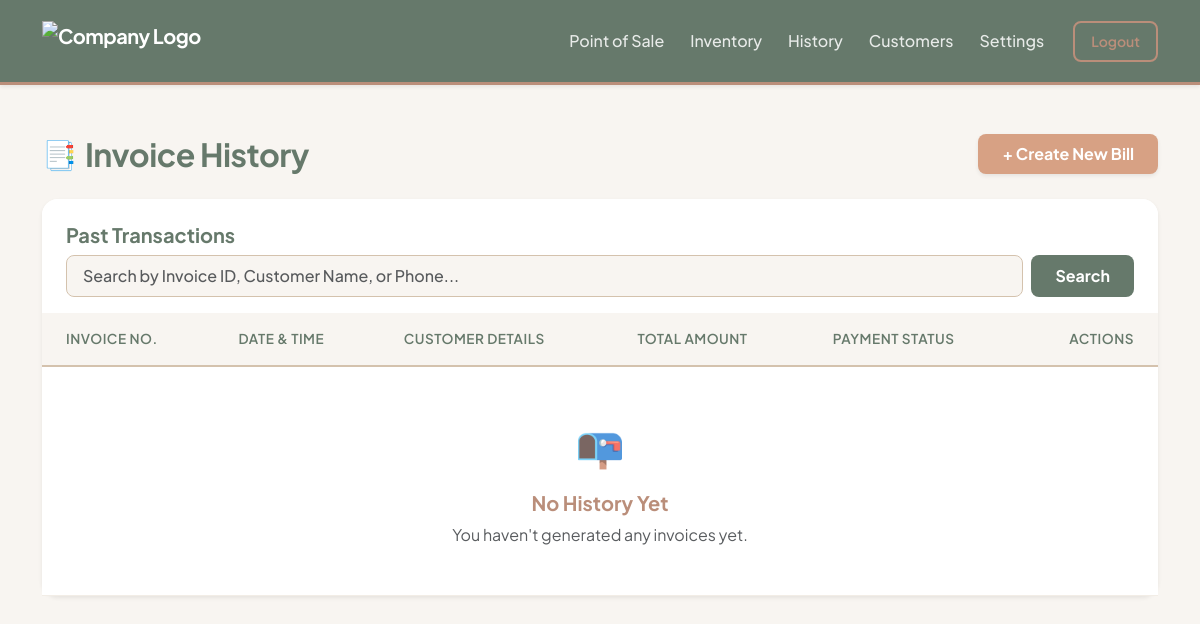
The page /billing/history (signed in) on the database as committed earlier.
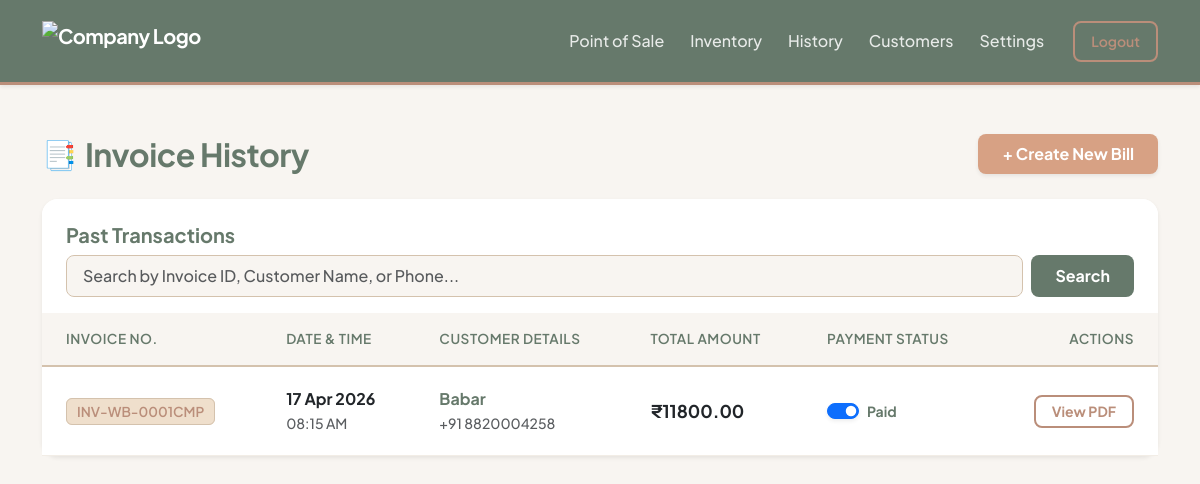
The same page on the database as committed later.
### core/models.py (models this page shows)
class Invoice(db.Model):
    __tablename__ = 'invoices'
    id = db.Column(db.Integer, primary_key=True)
    company_id = db.Column(db.Integer, db.ForeignKey('companies.id'), nullable=False) # ISOLATION
    invoice_number = db.Column(db.String(50), unique=True, nullable=False)
    customer_id = db.Column(db.Integer, db.ForeignKey('customers.id'), nullable=False)
    subtotal = db.Column(db.Float, nullable=False)
    discount_type = db.Column(db.String(10))
    discount_value = db.Column(db.Float, default=0.0)
    total_tax = db.Column(db.Float, nullable=False)
    grand_total = db.Column(db.Float, nullable=False)
    is_paid = db.Column(db.Boolean, default=False)
    split_gst = db.Column(db.Boolean, default=True)
    created_at = db.Column(db.DateTime, default=datetime.utcnow)
    items = db.relationship('InvoiceItem', backref='invoice', lazy=True)

class Customer(db.Model):
    __tablename__ = 'customers'
    id = db.Column(db.Integer, primary_key=True)
    company_id = db.Column(db.Integer, db.ForeignKey('companies.id'), nullable=False) # ISOLATION
    name = db.Column(db.String(100), nullable=False)
    phone_number = db.Column(db.String(15), nullable=False) # Removed unique=True so diff companies can have same customer
    created_at = db.Column(db.DateTime, default=datetime.utcnow)
    invoices = db.relationship('Invoice', backref='customer', lazy=True)

### core/billing/routes.py (the view, shortened to what this page needs)
@billing_bp.route('/history')
def history():
    company_id = session.get('company_id')
    if not company_id:
        flash("Please log in to view history.", "warning")
        return redirect(url_for('auth.login'))
    page = request.args.get('page', 1, type=int)
    search_query = request.args.get('search', '').strip()
    query = Invoice.query.join(Customer).filter(Invoice.company_id == company_id)
    pagination = query.order_by(Invoice.created_at.desc()).paginate(page=page, per_page=10)
    return render_template(
        'billing/history.html',
        pagination=pagination,
        search_query=search_query
    )

### core/templates/billing/history.html (shortened to what this page needs)
{% extends "base.html" %}
{% block content %}
<div class="row mt-4 mb-4">
    <div class="col-12 d-flex justify-content-between align-items-center">
        <div class="d-flex align-items-center">
            <span class="fs-3 me-2 text-taupe">📑</span>
            <h2 class="history-header mb-0">Invoice History</h2>
        </div>
        <a href="/billing" class="btn btn-terracotta fw-bold px-4 py-2 shadow-sm">+ Create New Bill</a>
    </div>
</div>
<div class="card card-glass border-0 shadow-sm">
    <div class="card-header bg-white border-0 pt-4 pb-3 px-4 rounded-top-4 d-flex justify-content-between align-items-center flex-wrap gap-2">
        <h5 class="mb-0 text-sage fw-bold">Past Transactions</h5>
        <form method="GET" action="/billing/history" class="search-wrapper-history w-100 w-md-75 w-lg-50">
            <input type="text" name="search" class="form-control search-input-custom flex-grow-1"
                   placeholder="Search by Invoice ID, Customer Name, or Phone..."
                   value="{{ search_query or '' }}">
            <button type="submit" class="btn btn-sage px-4 fw-bold rounded-3">Search</button>
        </form>
    </div>
    <div class="card-body p-0">
        <div class="table-responsive">
            <table class="table table-history">
                <thead>
                    <tr>
                        <th>Invoice No.</th>
                        <th>Date & Time</th>
                        <th>Customer Details</th>
                        <th>Total Amount</th>
                        <th>Payment Status</th>
                        <th class="text-end">Actions</th>
                    </tr>
                </thead>
                <tbody>
                    {% for inv in pagination.items %}
                    <tr>
                        <td>
                            <span class="inv-badge">{{ inv.invoice_number }}</span>
                        </td>
                        <td>
                            <div class="fw-bold text-dark">{{ inv.created_at.strftime('%d %b %Y') }}</div>
                            <small class="text-muted fw-medium">{{ inv.created_at.strftime('%I:%M %p') }}</small>
                        </td>
                        <td>
                            <strong style="color: var(--color-sage);">{{ inv.customer.name }}</strong><br>
                            <small class="text-muted fw-medium">+91 {{ inv.customer.phone_number }}</small>
                        </td>
                        <td class="amount-text">
                            ₹{{ "%.2f"|format(inv.grand_total) }}
                        </td>
                        <td>
                            <div class="form-check form-switch m-0 d-flex align-items-center">
                                <input class="form-check-input payment-toggle shadow-sm mt-0" type="checkbox" data-id="{{ inv.id }}" {% if inv.is_paid %}checked{% endif %} style="cursor: pointer;">
                                <label class="form-check-label ms-2 small fw-bold">
                                    {% if inv.is_paid %}
                                        <span class="text-sage">Paid</span>
                                    {% else %}
                                        <span class="text-terracotta">Pending</span>
                                    {% endif %}
                                </label>
                            </div>
                        </td>
                        <td class="text-end">
                            <a href="/billing/invoice/{{ inv.id }}" class="btn btn-sm btn-outline-taupe px-3 fw-bold rounded-3">View PDF</a>
                        </td>
                    </tr>
                    {% else %}
                    <tr>
                        <td colspan="6" class="text-center py-5 text-muted">
                            <div class="fs-1 mb-3">📭</div>
                            {% if search_query %}
                                <h5 class="fw-bold text-taupe">No Invoices Found</h5>
                                <p class="mb-0">Try adjusting your search terms.</p>
                            {% else %}
                                <h5 class="fw-bold text-taupe">No History Yet</h5>
                                <p class="mb-0">You haven't generated any invoices yet.</p>
                            {% endif %}
                        </td>
                    </tr>
                    {% endfor %}
                </tbody>
            </table>
        </div>
    </div>
</div>
{% endblock %}

### core/templates/base.html (shortened to what this page needs)
<!DOCTYPE html>
<html lang="en">
<head>
    <link href="https://cdn.jsdelivr.net/npm/bootstrap@5.3.0/dist/css/bootstrap.min.css" rel="stylesheet">
</head>
<body>
    <nav class="navbar navbar-expand-lg navbar-custom shadow-sm">
        <div class="container">
            {% if session.get('company_name') %}
            <a class="navbar-brand d-flex align-items-center" href="/billing/dashboard">
                {% if session.get('company_logo') %}
                <img src="{{ url_for('static', filename=session.get('company_logo')) }}" alt="Company Logo" height="40"
                    style="object-fit: contain; max-width: 180px;">
                {% else %}
                <span style="color: var(--color-terracotta);" class="me-2">🏢</span> {{ session.get('company_name') }}
                Workspace
                {% endif %}
            </a>
            {% elif session.get('is_developer') %}
            <a class="navbar-brand" href="/developer/dashboard">
                <span style="color: var(--color-sand);" class="me-2">⚙️</span> SuperAdmin Portal
            </a>
            {% else %}
            <a class="navbar-brand" href="/">
                <span style="color: var(--color-cream);" class="me-2">SaaS</span> Billing Platform
            </a>
            {% endif %}
            <div class="collapse navbar-collapse" id="navbarNav">
                <ul class="navbar-nav ms-auto align-items-center">
                    {% if session.get('company_id') %}
                    <li class="nav-item">
                        <a class="nav-link" href="/billing">Point of Sale</a>
                    </li>
                    <li class="nav-item">
                        <a class="nav-link" href="/inventory/add-product">Inventory</a>
                    </li>
                    <li class="nav-item">
                        <a class="nav-link" href="/billing/history">History</a>
                    </li>
                    <li class="nav-item">
                        <a class="nav-link" href="/billing/customers">Customers</a>
                    </li>
                    <li class="nav-item">
                        <a class="nav-link" href="/settings/">Settings</a>
                    </li>
                    <li class="nav-item ms-3">
                        <a class="btn btn-outline-taupe btn-sm px-3 py-2" href="/auth/logout">Logout</a>
                    </li>
                    {% endif %}
                </ul>
            </div>
        </div>
    </nav>
    <div class="container pb-5 mt-5">
        {% block content %}
        {% endblock %}
    </div>
</body>
</html>

### core/templates/base.html (style rules this page uses)
:root { --color-sand: #D4C2AD; --color-terracotta: #D7A184; --color-cream: #EFDFCC; --color-taupe: #BA8E7A; --color-sage: #66796B; --text-dark: #2C3530; --shadow-soft: 0 10px 30px rgba(102, 121, 107, 0.08); --shadow-hover: 0 15px 35px rgba(102, 121, 107, 0.15); }
body { background-color: #F8F5F1; font-family: 'Plus Jakarta Sans', sans-serif; color: var(--text-dark); -webkit-font-smoothing: antialiased; }
.navbar-custom { background-color: var(--color-sage) !important; padding: 1rem 0; border-bottom: 3px solid var(--color-taupe); }
.navbar-custom .navbar-brand { font-weight: 700; letter-spacing: -0.5px; color: #ffffff; }
.navbar-custom .nav-link { font-weight: 500; color: rgba(255, 255, 255, 0.85) !important; transition: all 0.2s ease; margin: 0 5px; }
.card-glass { background: #ffffff; border: 1px solid rgba(212, 194, 173, 0.3); border-radius: 16px; box-shadow: var(--shadow-soft); transition: box-shadow 0.3s ease; }
.btn-sage { background-color: var(--color-sage); color: white; border: none; font-weight: 600; padding: 0.5rem 1.25rem; border-radius: 8px; transition: all 0.2s ease; }
.btn-terracotta { background-color: var(--color-terracotta); color: white; border: none; font-weight: 600; padding: 0.5rem 1.25rem; border-radius: 8px; transition: all 0.2s ease; }
.btn-outline-taupe { border: 2px solid var(--color-taupe); color: var(--color-taupe); font-weight: 600; border-radius: 8px; background: transparent; }
.text-sage { color: var(--color-sage) !important; }
.text-taupe { color: var(--color-taupe) !important; }

### core/templates/billing/history.html (style rules this page uses)
.history-header { color: var(--color-sage); font-weight: 700; letter-spacing: -0.5px; }
.search-wrapper-history { display: flex; gap: 8px; }
.search-input-custom { border: 1px solid var(--color-sand); border-radius: 8px; padding: 8px 16px; background-color: #F8F5F1; font-weight: 500; }
.table-history { width: 100%; margin-bottom: 0; }
.table-history th { background-color: #F8F5F1; color: var(--color-sage); font-size: 0.85rem; text-transform: uppercase; padding: 1rem 1.5rem; border-bottom: 2px solid var(--color-sand); font-weight: 600; letter-spacing: 0.5px; }
.table-history td { padding: 1.25rem 1.5rem; border-bottom: 1px solid rgba(212, 194, 173, 0.3); vertical-align: middle; transition: background-color 0.2s ease; }
.inv-badge { background-color: var(--color-cream); color: var(--color-taupe); border: 1px solid var(--color-sand); font-weight: 600; padding: 4px 10px; border-radius: 6px; font-size: 0.85rem; }
.amount-text { color: var(--color-sage); font-weight: 700; font-size: 1.1rem; }

Rows that differ between the two databases and show on the page:
added Invoice: invoice_number "INV-WB-0001CMP", created_at "17 Apr 2026", created_at "08:15 AM", customer.name "Babar", customer.phone_number "8820004258", grand_total "11800.00", is_paid "☑", shows "Paid"
Other text that changed with them:
text no longer shown: "📭 No History Yet You haven't generated any invoices yet."
